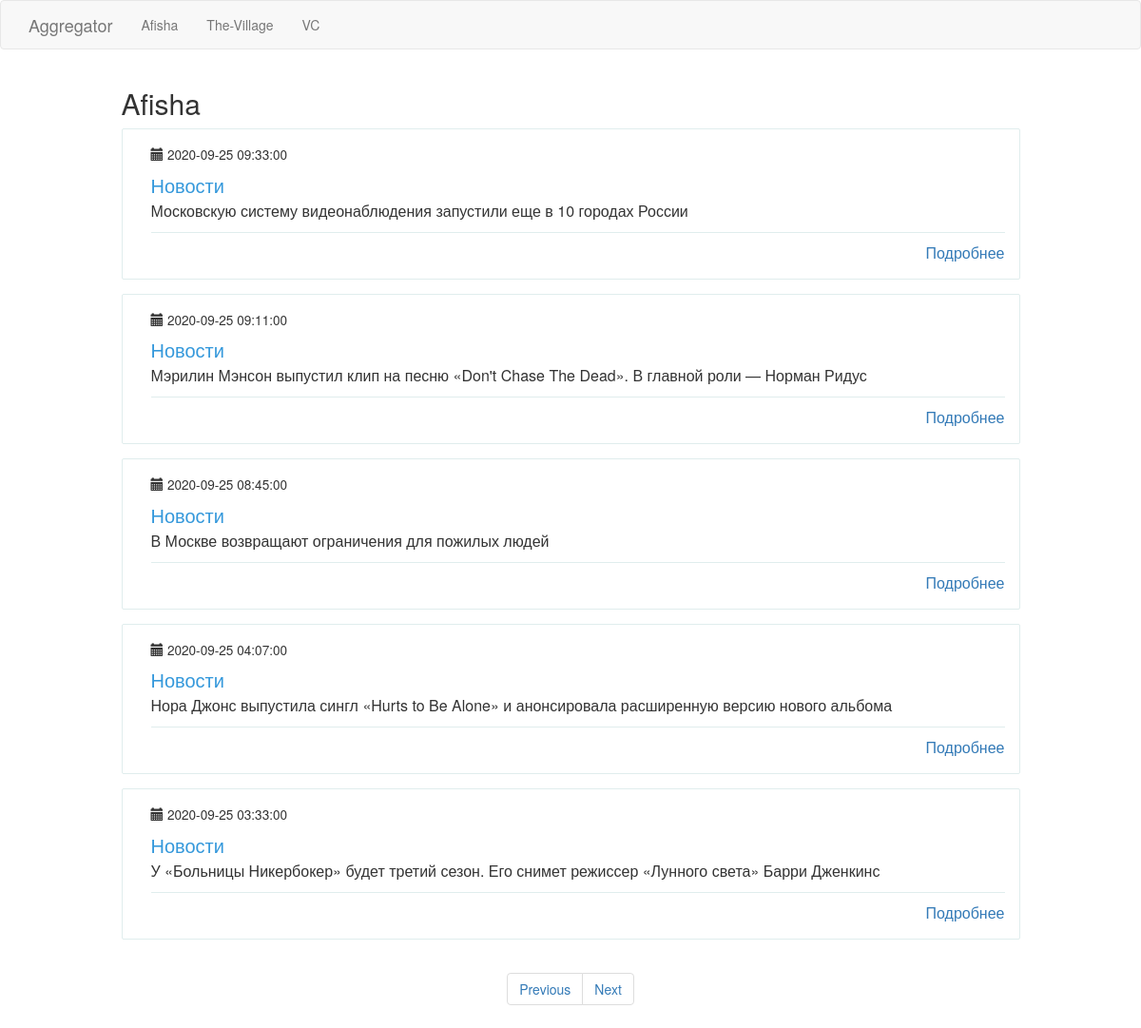
The app's page /afisha?page=2 with its own data.
### app/models.py (models this page shows, shortened)
class PaginatedAPIMixin(object):
    @staticmethod
    def to_collection_dict(query, page, per_page, endpoint, **kwargs):
        resources = query.paginate(page, per_page, False)
        data = {
            'items': [item.to_dict() for item in resources.items],
            '_meta': {
                'page': page,
                'per_page': per_page,
                'total_pages': resources.pages,
                'total_items': resources.total
            },
            '_links': {
                'self': url_for(endpoint, page=page, per_page=per_page, **kwargs),
                'next': url_for(endpoint, page=page + 1, per_page=per_page, **kwargs) if resources.has_next else None,
                'prev': url_for(endpoint, page=page - 1, per_page=per_page, **kwargs) if resources.has_prev else None
            }
        }
        return data

class News(PaginatedAPIMixin, db.Model):
    id = db.Column(db.Integer, primary_key=True)
    header = db.Column(db.String(120), index=True, unique=True)
    link = db.Column(db.String(120), index=True, unique=True)
    timestamp = db.Column(db.DateTime, index=True, default=datetime.utcnow)
    user_id = db.Column(db.Integer, db.ForeignKey('resource.id'))

### app/main/routes.py (the view)
@bp.route('/afisha', methods=['GET'])
@cache.cached(timeout=120, query_string=True)
def afisha():
    page = request.args.get('page', 1, type=int)
    news = News.query.filter_by(user_id=1).order_by(News.timestamp.desc())\
        .paginate(page, current_app.config['POSTS_PER_PAGE'], False)
    next_url = url_for('main.afisha', page=news.next_num) if news.has_next else None
    prev_url = url_for('main.afisha', page=news.prev_num) if news.has_prev else None
    return render_template("news.html", news=news.items, title="Afisha", next_url=next_url, prev_url=prev_url)

### app/templates/news.html (shortened to what this page needs)
{% extends "base.html" %}
{% block content %}
    <div class="container">
      <div class="row">
         <div class="col-md-10 col-md-offset-1 header-h2">
             <h2>{{ title }}</h2>
         </div>
        {% for new in news %}
        <div class="col-md-10 col-md-offset-1">
          <div class="wp-block property list">
            <div class="wp-block-body">
              <div class="wp-block-content">
                <small>
                 <span class="glyphicon glyphicon-calendar" aria-hidden="true"></span> {{ new.timestamp  }}
                </small>
                <h4 class="content-title">Новости</h4>
                <p class="description">{{ new.header }}</p>
                <span class="pull-right">
                  <span class="capacity">
                     <a href="{{ new.link }}">Подробнее</a>
                  </span>
                </span>
              </div>
            </div>
          </div>
        </div>
      {% endfor %}
      </div>
    </div>
<nav class="text-center" aria-label="Page navigation example">
  <ul class="pagination">
    <li class="page-item {% if not prev_url %} disabled{% endif %}">
      <a class="page-link" href="{{ prev_url or '#' }}" tabindex="-1">Previous</a>
    </li>
    <li class="page-item{% if not next_url %} disabled{% endif %}">
      <a class="page-link" href="{{ next_url or '#' }}">Next</a>
    </li>
  </ul>
</nav>
{% endblock %}

### app/static/style.css (style rules this page uses)
.wp-block { margin: 0 0 15px 0; -webkit-transition: all .3s linear; transition: all .3s linear; position: relative; cursor: default; border-radius: 2px; }
.wp-block.property.list { border: 1px solid #e0eded; margin-bottom: 15px !important; }
.wp-block.property.list { padding: 15px 15px 0 15px; }
.wp-block.property.list { margin: 0; padding: 0; font-size: 16px; font-weight: 400; }
.wp-block .wp-block-body { padding: 15px; }
.wp-block.property.list .wp-block-content .content-title { font-size: 20px; color: #3498db; margin-bottom: 5px; }
.wp-block.property.list .wp-block-body .wp-block-content { width: 10%; display: table-cell; vertical-align: top; padding-left: 15px; }
.wp-block.property.list .wp-block-content .description { padding-bottom: 10px; border-bottom: 1px solid #e0eded; }

### records on screen
News: timestamp "2020-09-25 09:33:00", header "Московскую систему видеонаблюдения запустили еще в 10 городах России"
News: timestamp "2020-09-25 09:11:00", header "Мэрилин Мэнсон выпустил клип на песню «Don't Chase The Dead». В главной роли — Норман Ридус"
News: timestamp "2020-09-25 08:45:00", header "В Москве возвращают ограничения для пожилых людей"
News: timestamp "2020-09-25 04:07:00", header "Нора Джонс выпустила сингл «Hurts to Be Alone» и анонсировала расширенную версию нового альбома"
News: timestamp "2020-09-25 03:33:00", header "У «Больницы Никербокер» будет третий сезон. Его снимет режиссер «Лунного света» Барри Дженкинс"

### other values on screen
{{ title }} "Afisha"
